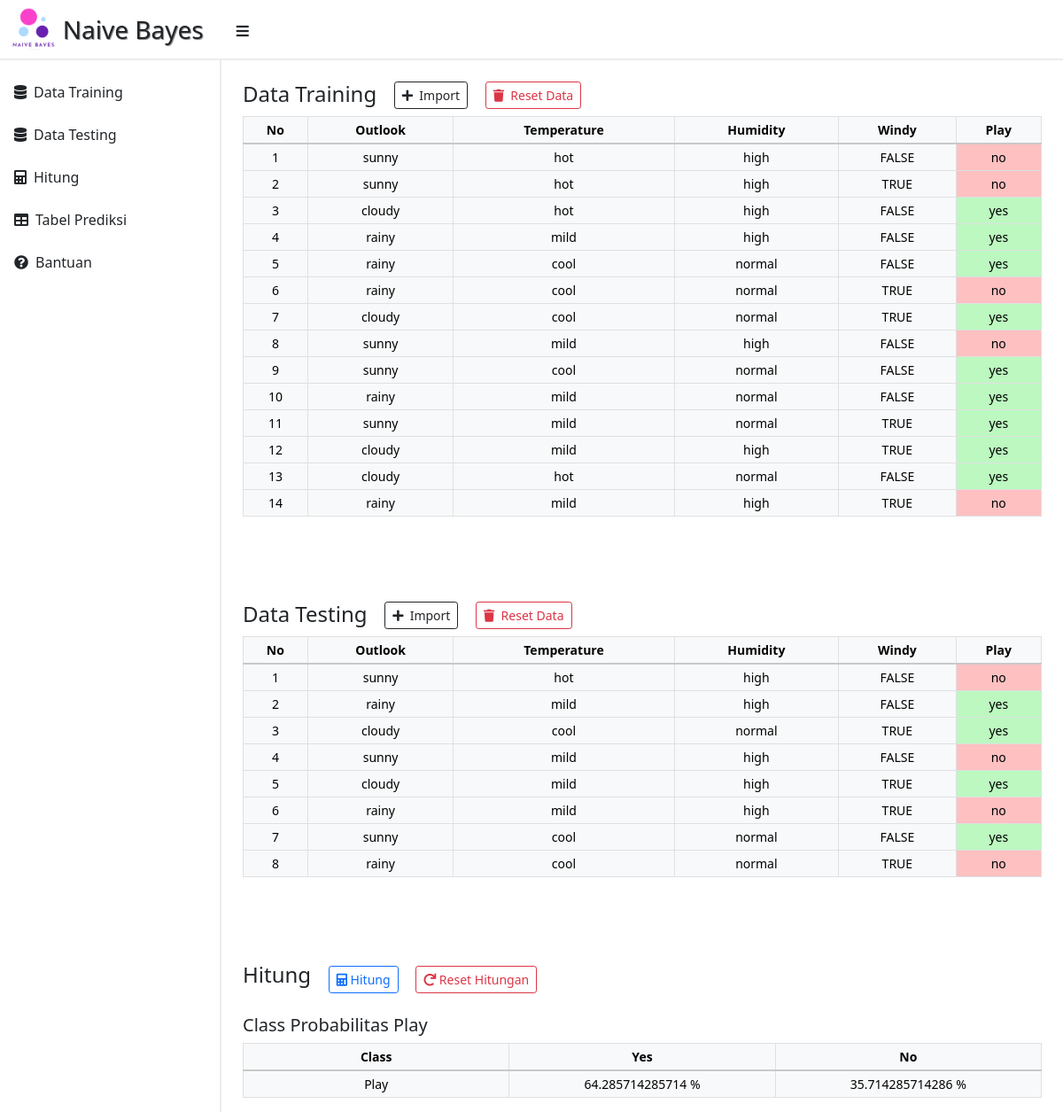
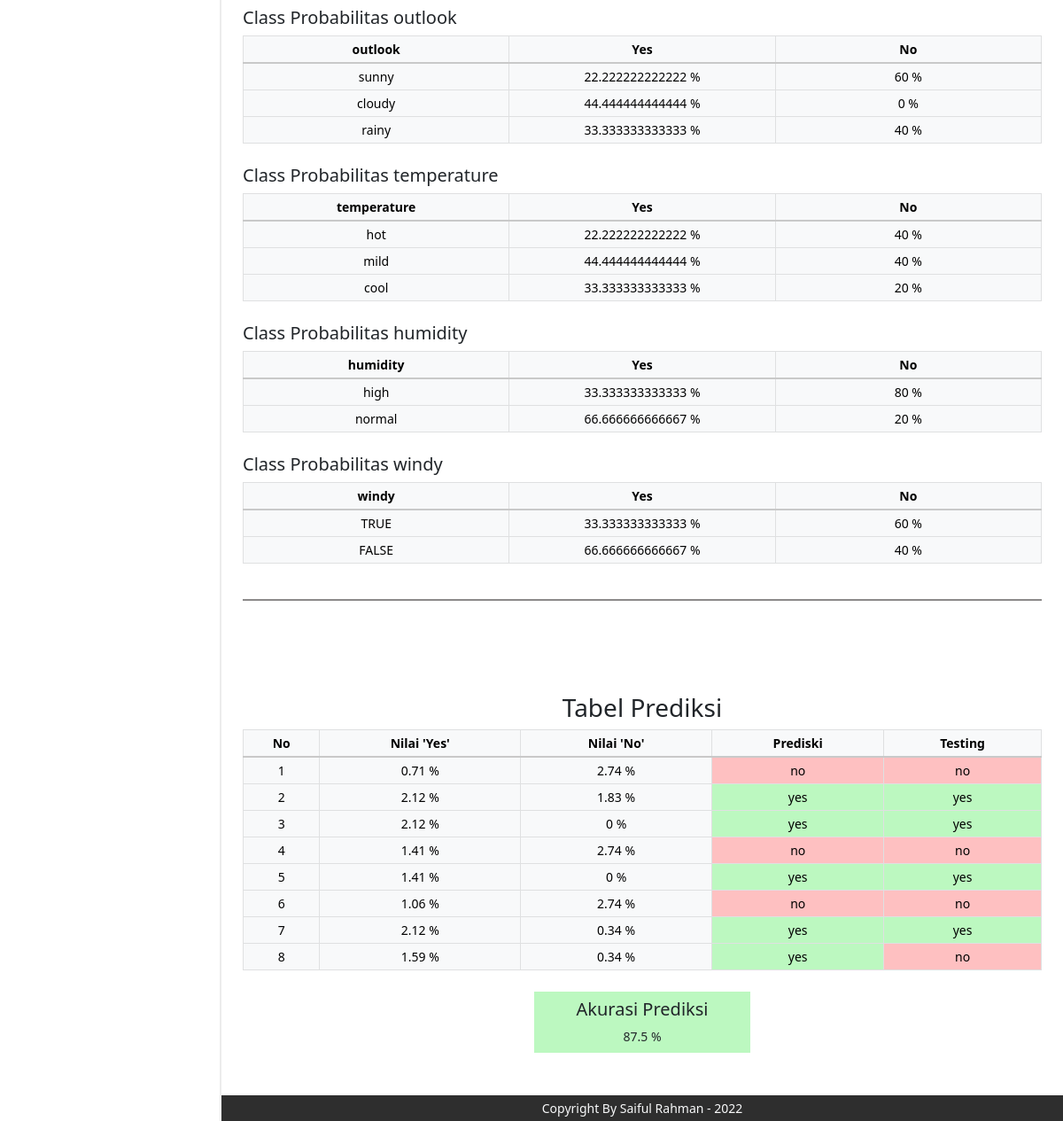
Screenshot of /?aksi=hitung with the database file from the repository (2 pictures, top to bottom).
### tables this page shows
CREATE TABLE `tb_training` (
  `id` int(5) NOT NULL,
  `outlook` set('sunny','cloudy','rainy') NOT NULL,
  `temperature` set('cool','mild','hot') NOT NULL,
  `humidity` set('low','normal','high') NOT NULL,
  `windy` enum('FALSE','TRUE') NOT NULL,
  `play` enum('yes','no') NOT NULL
);

CREATE TABLE `tb_testing` (
  `id` int(5) NOT NULL,
  `outlook` set('sunny','cloudy','rainy') NOT NULL,
  `temperature` set('cool','mild','hot') NOT NULL,
  `humidity` set('low','normal','high') NOT NULL,
  `windy` enum('FALSE','TRUE') DEFAULT NULL,
  `play` enum('yes','no') NOT NULL
);

### index.php (the view, shortened to what this page needs)
<?php
require('assets/src/koneksi.php');
?>
<!DOCTYPE html>
<html lang="en">
<head>
    <?php require('komponen/config/style.php'); ?>
</head>
<body id="body">
    <div id="header" class="wrapper sticky-top bg-white">
        <div class="container-fluid">
            <div class="row">
                <div class="logo d-flex justify-content-start align-items-center py-2">
                    <img src="assets/src/img/logo.png" alt="">
                    <span class="fs-3 ms-2">Naive Bayes</span>
                    <button class="bars btn ms-auto mx-sm-4 mt-1" onclick="toggleSide()"><i class="fas fa-bars"></i></button>
                </div>
            </div>
        </div>
    </div>
    <div>
        <div id="sidebar" class="handphone">
            <nav id="NavControll" class="side-nav mt-3">
                <ul class="nav flex-column">
                    <li><a href="#" class="nav-link text-decoration-none text-dark d-flex align-items-center py-2 ps-3 mb-2 active"> <i class="fa fa-database me-2"></i> Data Training</a></li>
                    <li><a href="#dataTesting" class="nav-link text-decoration-none text-dark d-flex align-items-center py-2 ps-3 mb-2"> <i class="fa fa-database me-2"></i> Data Testing</a></li>
                    <li><a href="#hitung" class="nav-link text-decoration-none text-dark d-flex align-items-center py-2 ps-3 mb-2"> <i class="fas fa-calculator me-2"></i> Hitung</a></li>
                    <?php if (isset($_GET['aksi'])) : ?>
                        <li><a href="#tabelPrediksi" class="nav-link text-decoration-none text-dark d-flex align-items-center py-2 ps-3 mb-2 active"> <i class="fas fa-table me-2"></i> Tabel Prediksi</a></li>
                    <?php endif; ?>
                    <li>
                        <a href="#bantuan" data-bs-toggle="modal" class="nav-link text-decoration-none text-dark d-flex align-items-center py-2 ps-3 mb-2"> <i class="fas fa-question-circle me-2"></i> Bantuan </a>
                    </li>
                </ul>
            </nav>
        </div>
        <div id="body-content" class="body-content">
            <div class="container-body-content mx-2 mx-md-3 mx-lg-4 pt-4">
                <div id="dataTraining">
                    <div class="head">
                        <h4 class="d-inline">Data Training</h4>
                        <?php
                        require('komponen/modal-import-training.php');
                        require('komponen/modal-hapus-training.php');
                        ?>
                    </div>
                    <div class="table-responsive">
                        <table class="table table-light table-bordered table-sm">
                            <thead class="text-center">
                                <tr>
                                    <th scope="col">No</th>
                                    <th scope="col">Outlook</th>
                                    <th scope="col">Temperature</th>
                                    <th scope="col">Humidity</th>
                                    <th scope="col">Windy</th>
                                    <th scope="col">Play</th>
                                </tr>
                            </thead>
                            <tbody>
                                <?php
                                $select = mysqli_query($db, "SELECT * FROM tb_training");
                                if ($count_row == 0) { ?>
                                <?php }
                                $i = 1;
                                foreach ($select as $training) { ?>
                                    <tr>
                                        <td><?php echo $i++; ?></td>
                                        <td><?php echo $training['outlook']; ?></td>
                                        <td><?php echo $training['temperature']; ?></td>
                                        <td><?php echo $training['humidity']; ?></td>
                                        <td><?php echo $training['windy']; ?></td>
                                        <?php
                                        $color_play = ($training['play'] == "yes") ? "#bcf8c0" : "#fec0c1";
                                        ?>
                                        <td style="background-color: <?php echo $color_play ?> !important;"><?php echo $training['play']; ?></td>
                                    </tr>
                                <?php } ?>
                            </tbody>
                        </table>
                    </div>
                </div>
                <div id="dataTesting">
                    <div class="head">
                        <h4 class="d-inline">Data Testing</h4>
                        <?php
                        require('komponen/modal-import-testing.php');
                        require('komponen/modal-hapus-testing.php');
                        ?>
                    </div>
                    <div class="table-responsive">
                        <table class="table table-light table-bordered table-sm">
                            <thead class="text-center">
                                <tr>
                                    <th scope="col">No</th>
                                    <th scope="col">Outlook</th>
                                    <th scope="col">Temperature</th>
                                    <th scope="col">Humidity</th>
                                    <th scope="col">Windy</th>
                                    <th scope="col">Play</th>
                                </tr>
                            </thead>
                            <tbody>
                                <?php
                                $select = mysqli_query($db, "SELECT * FROM tb_testing");
                                $count_row = mysqli_num_rows($select);
                                if ($count_row == 0) { ?>
                                <?php }
                                $i = 1;
                                foreach ($select as $training) { ?>
                                    <tr>
                                        <td><?php echo $i++; ?></td>
                                        <td><?php echo $training['outlook']; ?></td>
                                        <td><?php echo $training['temperature']; ?></td>
                                        <td><?php echo $training['humidity']; ?></td>
                                        <td><?php echo $training['windy']; ?></td>
                                        <?php
                                        $color_play = ($training['play'] == "yes") ? "#bcf8c0" : "#fec0c1";
                                        ?>
                                        <td style="background-color: <?php echo $color_play ?> !important;"><?php echo $training['play']; ?></td>
                                    </tr>
                                <?php } ?>
                            </tbody>
                        </table>
                    </div>
                </div>
                <div id="hitung" class="mb-5">
                    <div class="head">
                        <h4 class="d-inline"> Hitung</h4>
                        <?php
                        if ($count_row > 0) { ?>
                            <a href="?aksi=hitung#hitung" class="btn btn-outline-primary btn-sm ms-3"> <i class="fas fa-calculator"></i> Hitung</a>
                        <?php } ?>
                        <a href="?#hitung" class="btn btn-outline-danger btn-sm mx-3"> <i class="fas fa-redo"></i> Reset Hitungan</a>
                    </div>
                    <?php
                    $hitung = (isset($_GET['aksi'])) ? $_GET['aksi'] : "";
                    if (!empty($hitung)) {
                        require('controllers/hitung.php');
                    } ?>
                </div>
            </div>
        </div>
    </div>
    <div id="footer" class="footer py-1">
        <div class="container-fluid d-flex justify-content-center">
            <span class="text-light">Copyright By Saiful Rahman - 2022</span>
        </div>
    </div>
</body>

### controllers/hitung.php (shortened to what this page needs)
<?php
function vlookup($col, $row, $label)
{
    $db = mysqli_connect("localhost", "root", "", "uas_dm");
    $jml_data = mysqli_num_rows(mysqli_query($db, "SELECT $col FROM tb_training WHERE play = '$label'"));
    $data = mysqli_num_rows(mysqli_query($db, "SELECT $col,play FROM tb_training WHERE $col = '$row' AND play = '$label'"));
    $probabilitas = ($data / $jml_data) * 100;
    $row = "$row" . "_" . "$label";
    return $probabilitas;
}
function probabilitas_play($label)
{
    $db = mysqli_connect("localhost", "root", "", "uas_dm");
    $jml_data = mysqli_num_rows(mysqli_query($db, "SELECT play FROM tb_training"));
    $data = mysqli_num_rows(mysqli_query($db, "SELECT play FROM tb_training WHERE play = '$label'"));
    $probabilitas = ($data / $jml_data) * 100;
    $play = "play_$label";
    return $probabilitas;
}
function prediksi($outlook, $temperature, $humidity, $windy, $label)
{
    $hitung_prediksi = (($outlook / 100) * ($temperature / 100) * ($humidity / 100) * ($windy / 100) * ($label / 100)) * 100;
    return round($hitung_prediksi, 2);
}
?>
<div class="table-responsive mt-4 mb-2">
    <h5>Class Probabilitas Play</h5>
    <table class="table table-light table-bordered table-sm">
        <thead class="text-center">
            <tr>
                <th scope="col" class="col-2 col-sm-4">Class</th>
                <th scope="col">Yes</th>
                <th scope="col">No</th>
            </tr>
        </thead>
        <tbody>
            <tr>
                <td>Play</td>
                <td><?php echo probabilitas_play('yes') . " %"; ?></td>
                <td><?php echo probabilitas_play('no') . " %"; ?></td>
            </tr>
        </tbody>
    </table>
</div>
<?php
$probClass = [
    array(
        array("col" => "outlook", "row" => "sunny",),
        array("col" => "outlook", "row" => "cloudy",),
        array("col" => "outlook", "row" => "rainy",),
    ),
    array(
        array("col" => "temperature", "row" => "hot",),
        array("col" => "temperature", "row" => "mild",),
        array("col" => "temperature", "row" => "cool",),
    ),
    array(
        array("col" => "humidity", "row" => "high",),
        array("col" => "humidity", "row" => "normal",)
    ),
    array(
        array("col" => "windy", "row" => "TRUE",),
        array(
            "col" => "windy", "row" => "FALSE",
        )
    ),
];
foreach ($probClass as $class) { ?>
    <div class="table-responsive mb-2">
        <h5>Class Probabilitas <?php echo $class[0]['col'] ?></h5>
        <table class="table table-light table-bordered table-sm">
            <thead class="text-center">
                <tr>
                    <th scope="col" class="col-4"><?php echo $class[0]['col'] ?></th>
                    <th scope="col" class="col-4">Yes</th>
                    <th scope="col" class="col-4">No</th>
                </tr>
            </thead>
            <tbody>
                <?php
                $panjang_nilai = count($class);
                for ($j = 0; $j < $panjang_nilai; $j++) {
                    $col = $class[$j]['col'];
                    $row = $class[$j]['row'];
                ?>
                    <tr>
                        <td><?php echo $row; ?></td>
                        <td><?php echo vlookup($col, $row, 'yes') . " %" ?></td>
                        <td><?php echo vlookup($col, $row, 'no') . " %" ?></td>
                    </tr>
                <?php } ?>
            </tbody>
        </table>
    </div>
<?php $i++;
} ?>
<div class="col-12 my-4" style="border-bottom: 2px solid #8c8a8a;"></div>
<div id="tabelPrediksi" class="table-responsive mb-2">
    <h3 class="text-center">Tabel Prediksi</h3>
    <table class="table table-light table-bordered table-sm">
        <thead class="text-center">
            <tr>
                <th scope="col">No</th>
                <th scope="col">Nilai 'Yes'</th>
                <th scope="col">Nilai 'No'</th>
                <th scope="col">Prediski</th>
                <th scope="col">Testing</th>
            </tr>
        </thead>
        <tbody>
            <?php
            $arrayYes = array();
            $arrayNo = array();
            $arrayNothing = array();
            $play_yes = $_SESSION['play_yes'];
            $play_no = $_SESSION['play_no'];
            $select_test = mysqli_query($db, "SELECT * FROM tb_testing");
            $i = 1;
            foreach ($select_test as $test) {
                $outlook = $test['outlook'];
                $temperature = $test['temperature'];
                $humidity = $test['humidity'];
                $windy = $test['windy'];
                $play = $test['play'];
                $sessionOutlook_yes = $_SESSION["$outlook" . "_" . "yes"];
                $sessionTemperature_yes = $_SESSION["$temperature" . "_" . "yes"];
                $sessionHumidity_yes = $_SESSION["$humidity" . "_" . "yes"];
                $sessionWindy_yes = $_SESSION["$windy" . "_" . "yes"];
                $sessionOutlook_no = $_SESSION["$outlook" . "_" . "no"];
                $sessionTemperature_no = $_SESSION["$temperature" . "_" . "no"];
                $sessionHumidity_no = $_SESSION["$humidity" . "_" . "no"];
                $sessionWindy_no = $_SESSION["$windy" . "_" . "no"];
                $prediksi_yes = prediksi($sessionOutlook_yes, $sessionTemperature_yes, $sessionHumidity_yes, $sessionWindy_yes, $play_yes);
                $prediksi_no = prediksi($sessionOutlook_no, $sessionTemperature_no, $sessionHumidity_no, $sessionWindy_no, $play_no);
                $label_prediksi = ($prediksi_yes > $prediksi_no) ? "yes" : "no";
            ?>
                <tr>
                    <td><?php echo $i++; ?></td>
                    <td><?php echo  "$prediksi_yes %"; ?></td>
                    <td><?php echo "$prediksi_no %"; ?></td>
                    <?php
                    $color_test = ($play == "yes") ? "#bcf8c0" : "#fec0c1";
                    $color_prediksi = ($label_prediksi == "yes") ? "#bcf8c0" : "#fec0c1";
                    ?>
                    <td style="background-color: <?php echo $color_prediksi ?> !important;"><?php echo $label_prediksi ?></td>
                    <td style="background-color: <?php echo $color_test ?> !important;"><?php echo $play; ?></td>
                </tr>
            <?php
                if ($label_prediksi == $play) {
                    if ($label_prediksi == "yes") {
                        array_push($arrayYes, $label_prediksi);
                    } elseif ($label_prediksi == "no") {
                        array_push($arrayNo, $label_prediksi);
                    }
                } else {
                    array_push($arrayNothing, $label_prediksi);
                }
            } ?>
        </tbody>
    </table>
</div>
<div class="table-responsive mb-2 d-flex justify-content-center">
    <?php
    $predYes = count($arrayYes);
    $predNo = count($arrayNo);
    $predNothing = count($arrayNothing);
    $akurasi = (($predYes + $predNo) / ($predYes + $predNo + $predNothing) * 100);
    if ($akurasi > 75) {
        $color_prediksi = "#bcf8c0";
    }elseif($akurasi > 50 || $akurasi <= 75){
        $color_prediksi = "#fdee99";
    }else{
        $color_prediksi = "#fec0c1";
    }
    ?>
    <div class="akurasi-prediksi text-center px-5 py-2" style="background-color: <?php echo $color_prediksi ?>;">
        <h5>Akurasi Prediksi</h5>
        <span><?php echo "$akurasi %" ?></span>
    </div>
</div>

### rows the page displays
tb_training: outlook "sunny", temperature "hot", humidity "high", windy "FALSE", play "no", prediksi_yes "0.71", prediksi_no "2.74", label_prediksi "no"
tb_training: outlook "sunny", temperature "hot", humidity "high", windy "TRUE", play "no"
tb_training: outlook "cloudy", temperature "hot", humidity "high", windy "FALSE", play "yes"
tb_training: outlook "rainy", temperature "mild", humidity "high", windy "FALSE", play "yes"
tb_training: outlook "rainy", temperature "cool", humidity "normal", windy "FALSE", play "yes"
tb_training: outlook "rainy", temperature "cool", humidity "normal", windy "TRUE", play "no"
tb_training: outlook "cloudy", temperature "cool", humidity "normal", windy "TRUE", play "yes"
tb_training: outlook "sunny", temperature "mild", humidity "high", windy "FALSE", play "no"
tb_training: outlook "sunny", temperature "cool", humidity "normal", windy "FALSE", play "yes"
tb_training: outlook "rainy", temperature "mild", humidity "normal", windy "FALSE", play "yes"
tb_training: outlook "sunny", temperature "mild", humidity "normal", windy "TRUE", play "yes"
tb_training: outlook "cloudy", temperature "mild", humidity "high", windy "TRUE", play "yes"
tb_training: outlook "cloudy", temperature "hot", humidity "normal", windy "FALSE", play "yes"
tb_training: outlook "rainy", temperature "mild", humidity "high", windy "TRUE", play "no"
tb_testing: outlook "rainy", temperature "mild", humidity "high", windy "FALSE", play "yes", prediksi_yes "2.12", prediksi_no "1.83", label_prediksi "yes"
tb_testing: outlook "cloudy", temperature "cool", humidity "normal", windy "TRUE", play "yes", prediksi_yes "2.12", prediksi_no "0", label_prediksi "yes"
tb_testing: outlook "sunny", temperature "mild", humidity "high", windy "FALSE", play "no", prediksi_yes "1.41", prediksi_no "2.74", label_prediksi "no"
tb_testing: outlook "cloudy", temperature "mild", humidity "high", windy "TRUE", play "yes", prediksi_yes "1.41", prediksi_no "0", label_prediksi "yes"
tb_testing: outlook "rainy", temperature "mild", humidity "high", windy "TRUE", play "no", prediksi_yes "1.06", prediksi_no "2.74", label_prediksi "no"
tb_testing: outlook "sunny", temperature "cool", humidity "normal", windy "FALSE", play "yes", prediksi_yes "2.12", prediksi_no "0.34", label_prediksi "yes"
tb_testing: outlook "rainy", temperature "cool", humidity "normal", windy "TRUE", play "no", prediksi_yes "1.59", prediksi_no "0.34", label_prediksi "yes"

### other values shown
probabilitas_play('yes') "64.285714285714"
probabilitas_play('no') "35.714285714286"
$class[0]['col'] "outlook"
$row "sunny"
vlookup($col, $row, 'yes') "22.222222222222"
vlookup($col, $row, 'no') "60"
$row "cloudy"
vlookup($col, $row, 'yes') "44.444444444444"
vlookup($col, $row, 'no') "0"
$row "rainy"
vlookup($col, $row, 'yes') "33.333333333333"
vlookup($col, $row, 'no') "40"
$class[0]['col'] "temperature"
$row "hot"
$row "mild"
